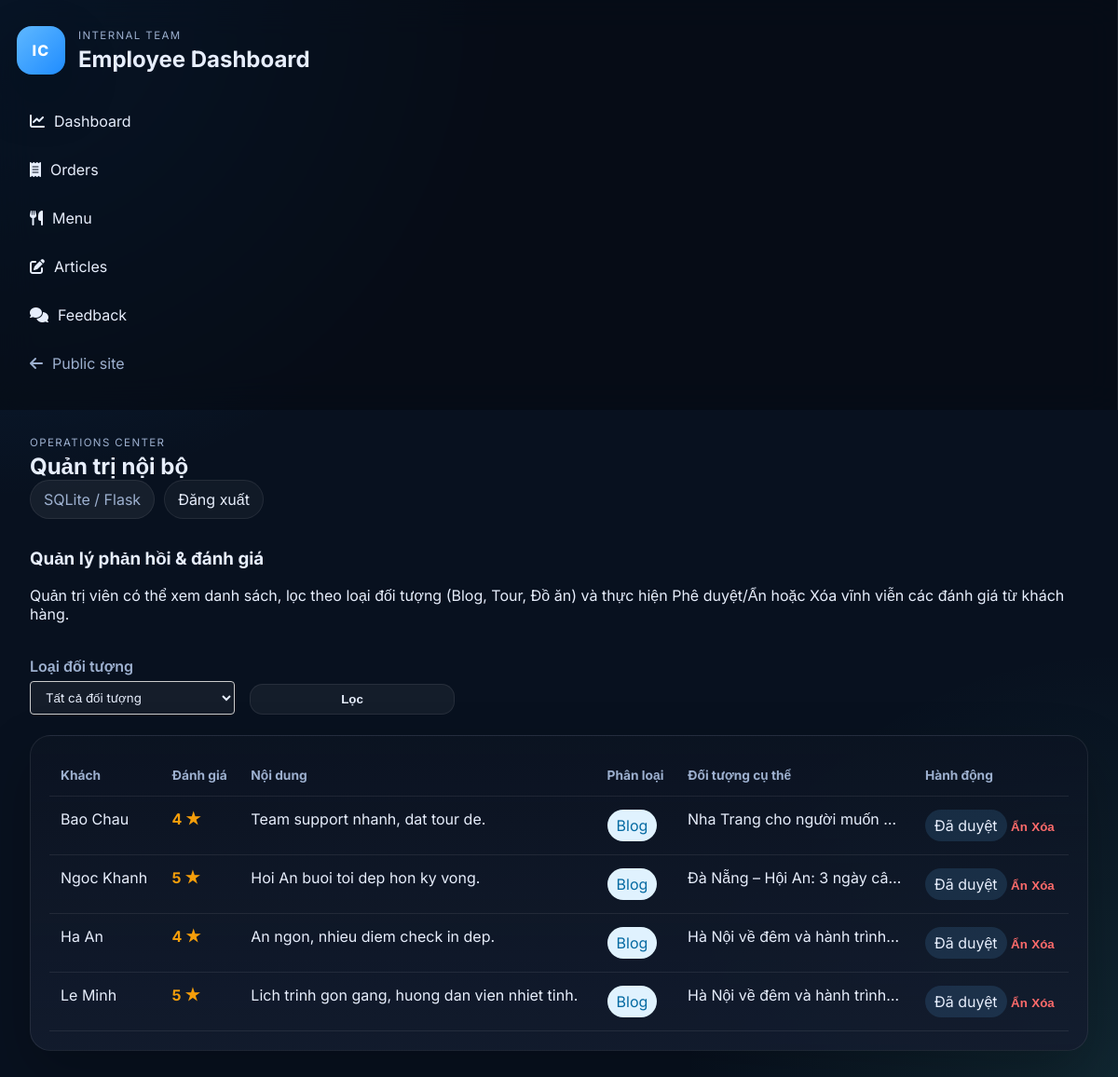
The page /admin/feedback (signed in) on the database its author committed.
### tables this page shows
CREATE TABLE Reviews (
                    id INTEGER PRIMARY KEY AUTOINCREMENT,
                    blog_id INTEGER,
                    tour_id INTEGER,
                    food_id INTEGER,
                    customer_name TEXT NOT NULL,
                    rating INTEGER NOT NULL,
                    content TEXT NOT NULL
                );

CREATE TABLE Blogs (
            id INTEGER PRIMARY KEY AUTOINCREMENT,
            title TEXT NOT NULL,
            destination TEXT NOT NULL,
            summary TEXT NOT NULL,
            content TEXT NOT NULL,
            image_url TEXT,
            tour_id INTEGER NOT NULL,
            FOREIGN KEY (tour_id) REFERENCES Tours (id)
        );

### admin/routes.py (the view)
@admin_bp.route("/feedback")
def feedback_index():
    blog_id = request.args.get("blog_id", "all")
    target_type = request.args.get("target_type", "all")
    feedback_items = [dict(item) for item in list_feedback(blog_id=blog_id, target_type=target_type)]
    articles = list_articles()
    review_states = load_state()["review_states"]
    for item in feedback_items:
        item["moderation_status"] = review_states.get(str(item["id"]), "approved")
    return render_template(
        "admin/feedback/index.html",
        feedback_items=feedback_items,
        articles=articles,
        blog_id=blog_id,
        target_type=target_type,
    )

### admin/moderation.py (called while the page is built, shortened)
def _default_state() -> dict:
    return {"hidden_articles": [], "review_states": {}}

def load_state() -> dict:
    if not MODERATION_FILE.exists():
        return _default_state()

### admin/routes.py (called while the page is built)
@admin_bp.before_request
def require_admin_access():
    if request.endpoint in {"admin.admin_login", "admin.admin_logout"}:
        return None
    if session.get("admin_authenticated"):
        return None
    return redirect(url_for("admin.admin_login"))

### admin/services.py (called while the page is built)
def _helpers():
    from web_du_lich import get_db_connection, query_all, query_one
    return get_db_connection, query_all, query_one

def list_articles():
    _, query_all, _ = _helpers()
    return query_all(
        """
        SELECT b.*, t.name AS tour_name
        FROM Blogs b
        JOIN Tours t ON b.tour_id = t.id
        ORDER BY b.id DESC
        """
    )

### web_du_lich.py (called while the page is built)
def get_db_connection():
    conn = sqlite3.connect(DB_PATH)
    conn.row_factory = sqlite3.Row
    return conn

def query_all(sql, params=()):
    conn = get_db_connection()
    rows = conn.execute(sql, params).fetchall()
    conn.close()
    return rows

def query_one(sql, params=()):
    conn = get_db_connection()
    row = conn.execute(sql, params).fetchone()
    conn.close()
    return row

def get_session_cart_key():
    cart_key = session.get("cart_key")
    if not cart_key:
        cart_key = "S" + "".join(random.choices(string.ascii_uppercase + string.digits, k=10))
        session["cart_key"] = cart_key
    return cart_key

def get_active_user_id():
    session_user = session.get("user")
    if not session_user:
        return None
    return session_user.get("id")

### templates/admin/feedback/index.html (shortened to what this page needs)
{% extends 'admin/base_admin.html' %}
{% block content %}
<section class="page-toolbar">
    <div class="toolbar-copy">
        <h3>Quản lý phản hồi & đánh giá</h3>
        <p>Quản trị viên có thể xem danh sách, lọc theo loại đối tượng (Blog, Tour, Đồ ăn) và thực hiện Phê duyệt/Ẩn hoặc Xóa vĩnh viễn các đánh giá từ khách hàng.</p>
    </div>
    <form method="get" class="filter-form" style="display: flex; gap: 16px; align-items: flex-end; flex-wrap: wrap;">
        <div>
            <label for="target_type" style="display: block; margin-bottom: 6px; font-weight: 600;">Loại đối tượng</label>
            <select id="target_type" name="target_type" onchange="toggleBlogSelect()" style="padding: 8px 12px; border: 1px solid #ccc; border-radius: 4px; font-family: inherit;">
                <option value="all" {% if target_type == 'all' %}selected{% endif %}>Tất cả đối tượng</option>
            </select>
        </div>
        <button type="submit" class="btn-primary" style="padding: 8px 16px;">Lọc</button>
    </form>
</section>
<section class="panel-card">
    <table class="admin-table">
        <thead>
            <tr>
                <th>Khách</th>
                <th>Đánh giá</th>
                <th>Nội dung</th>
                <th>Phân loại</th>
                <th>Đối tượng cụ thể</th>
                <th>Hành động</th>
            </tr>
        </thead>
        <tbody>
            {% for feedback in feedback_items %}
            <tr>
                <td>{{ feedback['customer_name'] }}</td>
                <td><strong style="color: #f59e0b;">{{ feedback['rating'] }} ★</strong></td>
                <td>{{ feedback['content'] }}</td>
                <td>
                    {% if feedback['blog_id'] %}
                    <span class="status-pill" style="background: #e0f2fe; color: #0369a1;">Blog</span>
                    {% elif feedback['tour_id'] %}
                    <span class="status-pill" style="background: #fef3c7; color: #d97706;">Tour</span>
                    {% elif feedback['food_id'] %}
                    <span class="status-pill" style="background: #dcfce7; color: #15803d;">Món ăn</span>
                    {% else %}
                    <span class="status-pill status-muted">Khác</span>
                    {% endif %}
                </td>
                <td style="max-width: 250px; overflow: hidden; text-overflow: ellipsis; white-space: nowrap;">
                    {% if feedback['blog_id'] %}
                    {{ feedback['article_title'] or 'Không rõ bài viết' }}
                    {% elif feedback['tour_id'] %}
                    {{ feedback['tour_title'] or 'Không rõ Tour' }}
                    {% elif feedback['food_id'] %}
                    {{ feedback['food_title'] or 'Không rõ món ăn' }}
                    {% endif %}
                </td>
                <td>
                    {% if feedback['moderation_status'] == 'hidden' %}
                    <span class="status-pill status-muted">Đang ẩn</span>
                    {% else %}
                    <span class="status-pill">Đã duyệt</span>
                    {% endif %}
                    <form method="post" action="{{ url_for('admin.feedback_status', review_id=feedback['id']) }}" class="inline-form">
                        <button type="submit" class="btn-danger-link">{% if feedback['moderation_status'] == 'hidden' %}Duyệt lại{% else %}Ẩn{% endif %}</button>
                    </form>
                    <form method="post" action="{{ url_for('admin.feedback_delete', review_id=feedback['id']) }}" class="inline-form" data-confirm-message="Xóa phản hồi của {{ feedback['customer_name'] }}?">
                        <button type="submit" class="btn-danger-link">Xóa</button>
                    </form>
                </td>
            </tr>
            {% endfor %}
        </tbody>
    </table>
</section>
{% endblock %}

### static/css/admin.css (style rules this page uses)
:root { --admin-bg: #08111f; --admin-panel: rgba(12, 20, 34, 0.82); --admin-panel-2: rgba(19, 28, 46, 0.92); --admin-border: rgba(255, 255, 255, 0.08); --admin-text: #e7eefc; --admin-muted: #9db0cf; --admin-primary: #5fb8ff; --admin-primary-2: #1f8cff; --admin-danger: #ff6b6b; --admin-success: #4ade80; --shadow: 0 24px 60px rgba(0, 0, 0, 0.24); }
* { box-sizing: border-box; }
body.admin-shell { margin: 0; min-height: 100vh; display: grid; grid-template-columns: 290px 1fr; background: radial-gradient(circle at top left, rgba(31, 140, 255, 0.18), transparent 32%), radial-gradient(circle at bottom right, rgba(94, 234, 212, 0.10), transparent 28%), var(--admin-bg); color: var(--admin-text); font-family: 'Inter', sans-serif; }
.admin-hero, .panel-card, .stat-card { border: 1px solid var(--admin-border); background: linear-gradient(180deg, var(--admin-panel), var(--admin-panel-2)); box-shadow: var(--shadow); border-radius: 22px; }
.panel-card { padding: 20px; overflow: hidden; }
.page-toolbar { display: flex; justify-content: space-between; align-items: flex-end; gap: 20px; }
.filter-form, .stack-form { display: flex; align-items: end; gap: 12px; flex-wrap: wrap; }
.filter-form label, .stack-form label, .form-grid label { display: grid; gap: 6px; color: var(--admin-muted); }
.filter-form select, .filter-form button, .stack-form select, .stack-form input, .stack-form textarea, .form-grid input, .form-grid textarea, .form-grid select { background: rgba(255,255,255,0.05); color: var(--admin-text); border: 1px solid var(--admin-border); border-radius: 14px; padding: 12px 14px; min-width: 220px; }
.btn-primary, .btn-secondary, .btn-danger-link { border: 0; border-radius: 14px; padding: 12px 16px; cursor: pointer; text-decoration: none; font-weight: 700; }
.btn-primary { background: linear-gradient(135deg, var(--admin-primary), var(--admin-primary-2)); color: white; }
.btn-danger-link { background: transparent; color: var(--admin-danger); padding: 0; }
.admin-table { width: 100%; border-collapse: collapse; }
.admin-table th, .admin-table td { padding: 14px 12px; border-bottom: 1px solid var(--admin-border); vertical-align: top; }
.admin-table th { text-align: left; color: var(--admin-muted); font-size: 0.86rem; }
.status-pill { display: inline-flex; align-items: center; padding: 7px 10px; border-radius: 999px; background: rgba(95, 184, 255, 0.14); color: var(--admin-text); }
.inline-form { display: inline; }
@media (max-width: 1200px) { body.admin-shell { grid-template-columns: 1fr; } }
@media (max-width: 1200px) { .admin-topbar, .page-toolbar, .admin-hero { flex-direction: column; align-items: stretch; } }

### rows shown on the page
Reviews: customer_name "Bao Chau", rating "4", content "Team support nhanh, dat tour de.", shows "Blog", title "Nha Trang cho người muốn…"
Reviews: customer_name "Ngoc Khanh", rating "5", content "Hoi An buoi toi dep hon ky vong.", shows "Blog", title "Đà Nẵng – Hội An: 3 ngày câ…"
Reviews: customer_name "Ha An", rating "4", content "An ngon, nhieu diem check in dep.", shows "Blog", title "Hà Nội về đêm và hành trình…"
Reviews: customer_name "Le Minh", rating "5", content "Lich trinh gon gang, huong dan vien nhiet tinh.", shows "Blog", title "Hà Nội về đêm và hành trình…"
